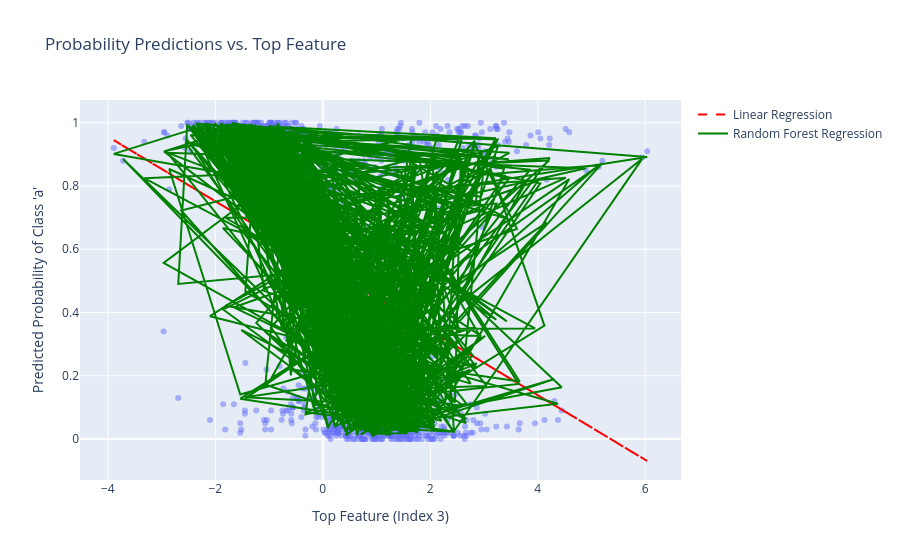

The cell this chart's notebook holds for it:
### Code cell
import numpy as np
import plotly.express as px
import plotly.graph_objects as go
from sklearn.ensemble import RandomForestClassifier, RandomForestRegressor
from sklearn.datasets import make_classification
from sklearn.linear_model import LinearRegression

# Generate synthetic classification data (15 features, 1000 samples)
X, y = make_classification(n_samples=1000, n_features=15, n_informative=5, random_state=42)

# Train Random Forest Classifier
rf_classifier = RandomForestClassifier(n_estimators=100, random_state=42)
rf_classifier.fit(X, y)

# Identify the top-performing feature
feature_importances = rf_classifier.feature_importances_
top_feature_index = np.argmax(feature_importances)  # Get index of most important feature
top_feature_values = X[:, top_feature_index]  # Extract that feature

# Get probability predictions for class 'a' (assuming 'a' corresponds to class 1)
prob_a = rf_classifier.predict_proba(X)[:, 1]

# --- Train Regression Models ---
# 1. Linear Regression
lin_reg = LinearRegression()
lin_reg.fit(top_feature_values.reshape(-1, 1), prob_a)
lin_reg_pred = lin_reg.predict(top_feature_values.reshape(-1, 1))

# 2. Random Forest Regression
rf_regressor = RandomForestRegressor(n_estimators=100, random_state=42)
rf_regressor.fit(top_feature_values.reshape(-1, 1), prob_a)
rf_reg_pred = rf_regressor.predict(top_feature_values.reshape(-1, 1))

# --- Create Plotly Figure ---
fig = px.scatter(
    x=top_feature_values, 
    y=prob_a, 
    labels={'x': f"Top Feature (Index {top_feature_index})", 'y': "Predicted Probability of Class 'a'"},
    title="Probability Predictions vs. Top Feature",
    opacity=0.5
)

# Add Linear Regression Line
fig.add_trace(go.Scatter(
    x=top_feature_values, 
    y=lin_reg_pred, 
    mode='lines', 
    name="Linear Regression",
    line=dict(color='red', dash='dash')
))

# Add Random Forest Regression Line
fig.add_trace(go.Scatter(
    x=top_feature_values, 
    y=rf_reg_pred, 
    mode='lines', 
    name="Random Forest Regression",
    line=dict(color='green')
))

# Show the plot
fig.show()

### Figure 1 — Plotly figure (JSON) as saved in the notebook; plotly's stock layout.template omitted (floating-point values rounded to 4 significant figures; data arrays with more than 128 entries replaced by an {"elided": "..."} marker saying what was removed)
{"data": [{"hovertemplate": "Top Feature (Index 3)=%{x}<br>Predicted Probability of Class 'a'=%{y}<extra></extra>", "legendgroup": "", "marker": {"color": "#636efa", "opacity": 0.5, "symbol": "circle"}, "mode": "markers", "name": "", "orientation": "v", "showlegend": false, "type": "scatter", "x": {"elided": "1000 float values"}, "xaxis": "x", "y": {"elided": "1000 float values"}, "yaxis": "y"}, {"line": {"color": "red", "dash": "dash"}, "mode": "lines", "name": "Linear Regression", "type": "scatter", "x": {"elided": "1000 float values"}, "y": {"elided": "1000 float values"}}, {"line": {"color": "green"}, "mode": "lines", "name": "Random Forest Regression", "type": "scatter", "x": {"elided": "1000 float values"}, "y": {"elided": "1000 float values"}}], "layout": {"legend": {"tracegroupgap": 0}, "title": {"text": "Probability Predictions vs. Top Feature"}, "xaxis": {"anchor": "y", "domain": [0, 1], "title": {"text": "Top Feature (Index 3)"}}, "yaxis": {"anchor": "x", "domain": [0, 1], "title": {"text": "Predicted Probability of Class 'a'"}}}}
